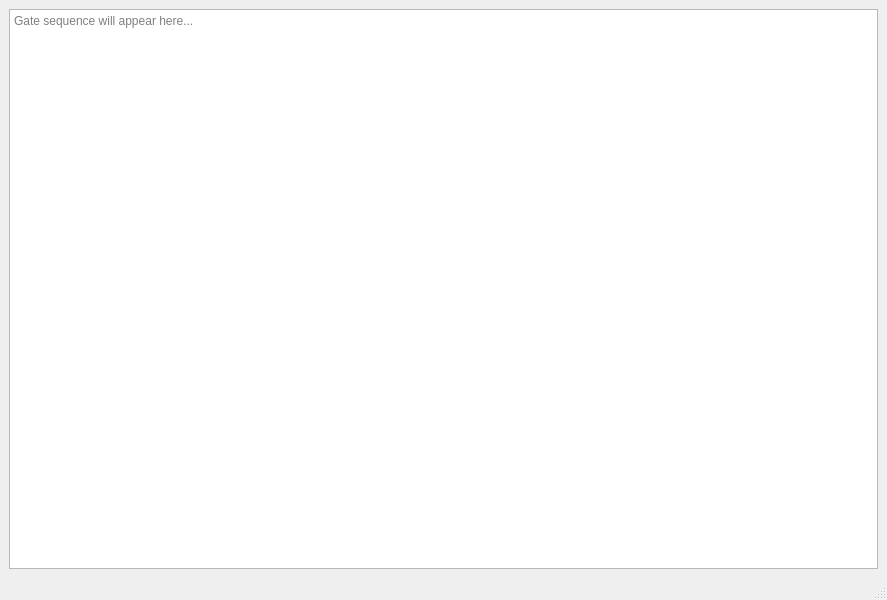
<?xml version="1.0" encoding="UTF-8"?>
<ui version="4.0">
 <class>QuantumGateSimulator</class>
 <widget class="QMainWindow" name="QuantumGateSimulator">
  <property name="geometry">
   <rect>
    <x>0</x>
    <y>0</y>
    <width>887</width>
    <height>600</height>
   </rect>
  </property>
  <property name="windowTitle">
   <string>Quantum Gate Simulator</string>
  </property>
  <widget class="QWidget" name="centralwidget">
   <layout class="QVBoxLayout" name="verticalLayout">
    <item>
     <widget class="QTextEdit" name="gateSequenceDisplay">
      <property name="readOnly">
       <bool>true</bool>
      </property>
      <property name="placeholderText">
       <string>Gate sequence will appear here...</string>
      </property>
     </widget>
    </item>
   </layout>
  </widget>
  <widget class="QStatusBar" name="statusbar"/>
 </widget>
 <resources/>
 <connections/>
</ui>
